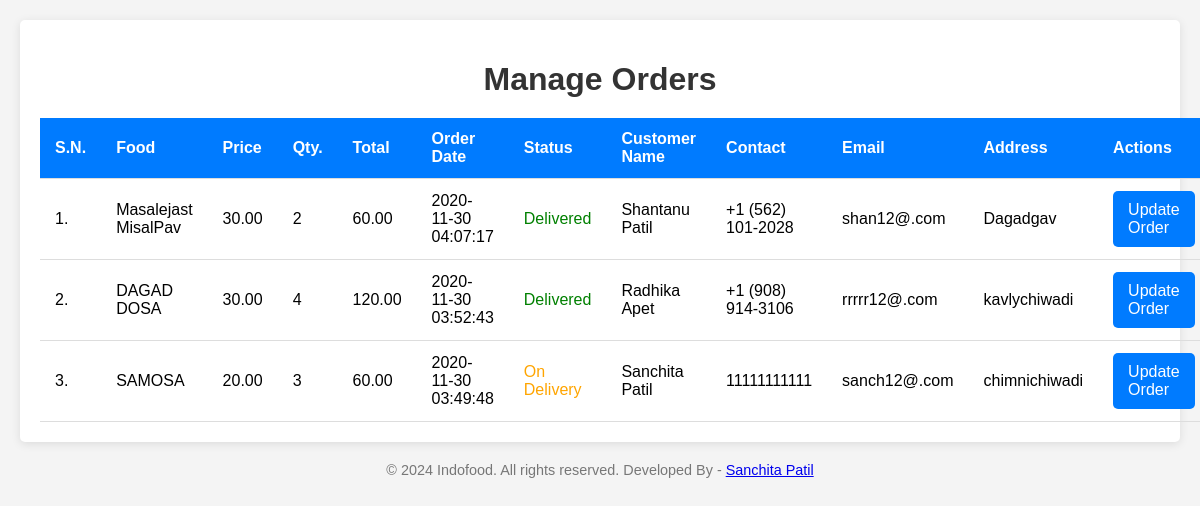
Page /manage-order.php on the committed database.
### tables this page shows
CREATE TABLE `tbl_order` (
  `id` int(10) UNSIGNED NOT NULL,
  `food` varchar(150) NOT NULL,
  `price` decimal(10,2) NOT NULL,
  `qty` int(11) NOT NULL,
  `total` decimal(10,2) NOT NULL,
  `order_date` datetime NOT NULL,
  `status` varchar(50) NOT NULL,
  `customer_name` varchar(150) NOT NULL,
  `customer_contact` varchar(20) NOT NULL,
  `customer_email` varchar(150) NOT NULL,
  `customer_address` varchar(255) NOT NULL
);

### manage-order.php (the view, shortened to what this page needs)
<?php
include('constants.php');
?>
<div class="main-content">
    <h1>Manage Orders</h1>
    <table class="tbl-full">
        <thead>
            <tr>
                <th>S.N.</th>
                <th>Food</th>
                <th>Price</th>
                <th>Qty.</th>
                <th>Total</th>
                <th>Order Date</th>
                <th>Status</th>
                <th>Customer Name</th>
                <th>Contact</th>
                <th>Email</th>
                <th>Address</th>
                <th>Actions</th>
            </tr>
        </thead>
        <tbody>
            <?php
                $sql = "SELECT * FROM tbl_order ORDER BY id DESC";
                $res = mysqli_query($conn, $sql);
                $count = mysqli_num_rows($res);
                $sn = 1;
                if ($count > 0) {
                    while ($row = mysqli_fetch_assoc($res)) {
                        $id = $row['id'];
                        $food = $row['food'];
                        $price = $row['price'];
                        $qty = $row['qty'];
                        $total = $row['total'];
                        $order_date = $row['order_date'];
                        $status = $row['status'];
                        $customer_name = $row['customer_name'];
                        $customer_contact = $row['customer_contact'];
                        $customer_email = $row['customer_email'];
                        $customer_address = $row['customer_address'];
                        ?>
                        <tr>
                            <td><?php echo $sn++; ?>.</td>
                            <td><?php echo htmlspecialchars($food); ?></td>
                            <td><?php echo number_format($price, 2); ?></td>
                            <td><?php echo $qty; ?></td>
                            <td><?php echo number_format($total, 2); ?></td>
                            <td><?php echo $order_date; ?></td>
                            <td>
                                <?php
                                    switch ($status) {
                                        case "On Delivery":
                                            echo "<label style='color: orange;'>$status</label>";
                                            break;
                                        case "Delivered":
                                            echo "<label style='color: green;'>$status</label>";
                                            break;
                                    }
                                ?>
                            </td>
                            <td><?php echo htmlspecialchars($customer_name); ?></td>
                            <td><?php echo htmlspecialchars($customer_contact); ?></td>
                            <td><?php echo htmlspecialchars($customer_email); ?></td>
                            <td><?php echo htmlspecialchars($customer_address); ?></td>
                            <td>
                                <a href="<?php echo SITEURL; ?>update-order.php?id=<?php echo $id; ?>" class="btn-secondary">Update Order</a>
                            </td>
                        </tr>
                        <?php
                    }
                } else {
                    echo "<tr><td colspan='12' class='error'>Orders not Available</td></tr>";
                }
            ?>
        </tbody>
    </table>
    </div>
<?php
include('footer.php');
?>

### footer.php
<div class="footer">
            <div class="wrapper">
                <p class="text-center">&copy; 2024 Indofood. All rights reserved. Developed By - <a href="#">Sanchita Patil</a></p>
            </div>
        </div>
    </body>
</html>

### manage-order.php (style rules this page uses)
.main-content { max-width: 1200px; margin: auto; background: #fff; border-radius: 5px; box-shadow: 0 2px 10px rgba(0, 0, 0, 0.1); padding: 20px; }
h1 { text-align: center; color: #333; margin-bottom: 20px; }
.tbl-full { width: 100%; border-collapse: collapse; margin-top: 20px; }
.tbl-full th, .tbl-full td { padding: 12px 15px; text-align: left; border-bottom: 1px solid #ddd; }
.tbl-full th { background-color: #007bff; color: white; font-weight: bold; }
.btn-secondary { display: inline-block; padding: 10px 15px; background-color: #007bff; color: white; border: none; border-radius: 5px; text-decoration: none; transition: background-color 0.3s; }
.footer { text-align: center; margin-top: 20px; font-size: 0.9em; color: #777; }

### rows in the picture
tbl_order: food "Masalejast MisalPav", price "30.00", qty "2", total "60.00", order_date "2020-11-30 04:07:17", status "Delivered", customer_name "Shantanu Patil", customer_contact "+1 (562) 101-2028", customer_email "shan12@.com", customer_address "Dagadgav"
tbl_order: food "DAGAD DOSA", price "30.00", qty "4", total "120.00", order_date "2020-11-30 03:52:43", status "Delivered", customer_name "Radhika Apet", customer_contact "+1 (908) 914-3106", customer_email "rrrrr12@.com", customer_address "kavlychiwadi"
tbl_order: food "SAMOSA", price "20.00", qty "3", total "60.00", order_date "2020-11-30 03:49:48", status "On Delivery", customer_name "Sanchita Patil", customer_contact "11111111111", customer_email "sanch12@.com", customer_address "chimnichiwadi"
